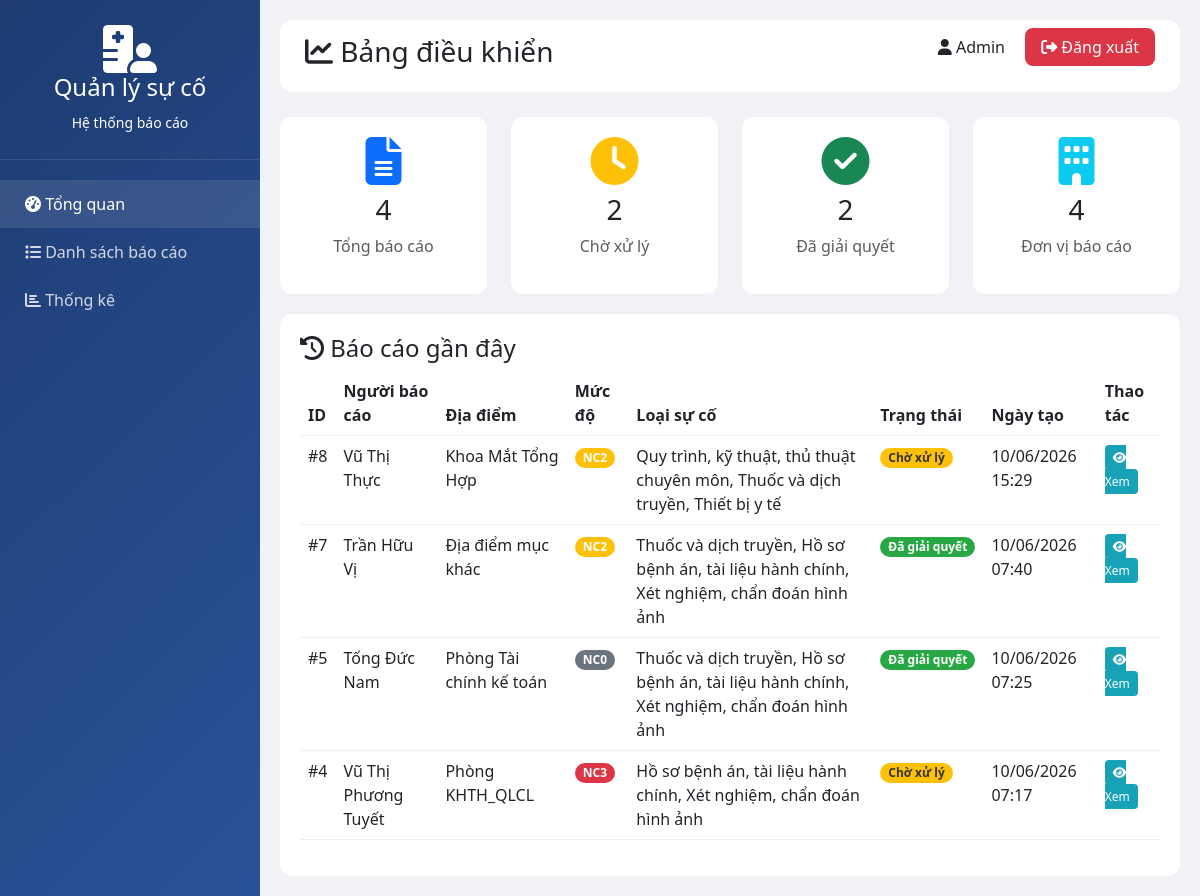
/admin/dashboard.php (signed in), run on an earlier commit of the app's database.
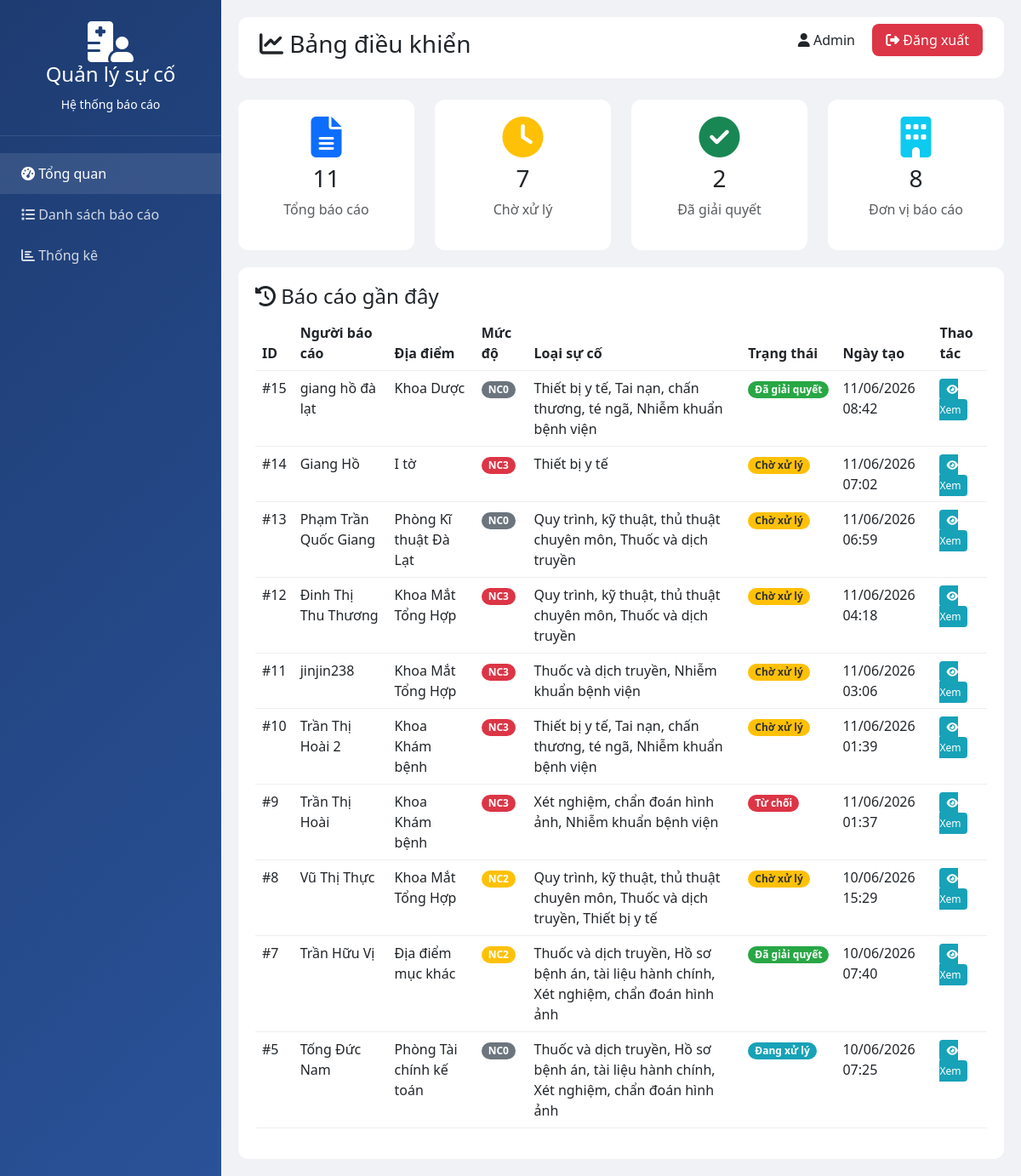
And on a later commit of the database.
### tables this page shows
CREATE TABLE `baocao` (
  `id` int(11) NOT NULL,
  `nguoibaocao` varchar(100) NOT NULL,
  `email` varchar(100) DEFAULT NULL,
  `hinhthuc` enum('tự nguyện','bắt buộc') DEFAULT 'tự nguyện',
  `diem_xay_ra_su_co` text DEFAULT NULL,
  `diem_xay_ra_su_co_khac` varchar(255) DEFAULT NULL,
  `nhom_su_co` enum('Sự cố y khoa','Sự cố ngoài y khoa') NOT NULL,
  `thoigian` date NOT NULL,
  `doi_tuong` text DEFAULT NULL,
  `doi_tuong_khac` varchar(100) DEFAULT NULL,
  `thong_tin_nguoi_benh` text DEFAULT NULL,
  `mo_ta_su_co` text NOT NULL,
  `tinh_chat_su_co` enum('Suýt xảy ra','Đã xảy ra') NOT NULL,
  `muc_do_su_co` enum('NC0','NC1','NC2','NC3') NOT NULL,
  `phan_loai_su_co` text DEFAULT NULL,
  `phan_loai_su_co_json` longtext DEFAULT NULL CHECK (json_valid(`phan_loai_su_co_json`)),
  `thong_bao_cap_tren` enum('yes','no') DEFAULT 'no',
  `xu_ly_ban_dau` text NOT NULL,
  `giai_phap` text NOT NULL,
  `ghi_nhan_ho_so` enum('yes','no') DEFAULT 'no',
  `status` enum('pending','processing','resolved','rejected') DEFAULT 'pending',
  `admin_notes` text DEFAULT NULL,
  `processed_by` int(11) DEFAULT NULL,
  `processed_at` datetime DEFAULT NULL,
  `created_at` timestamp NOT NULL DEFAULT current_timestamp(),
  `updated_at` timestamp NOT NULL DEFAULT current_timestamp() ON UPDATE current_timestamp()
);

### admin/dashboard.php (the view, shortened to what the changed rows need)
<?php
require_once(__DIR__ . '/../config/database.php');
$stmt = $pdo->query("SELECT * FROM baocao ORDER BY created_at DESC");
$reports = $stmt->fetchAll();
$total = $pdo->query("SELECT COUNT(*) FROM baocao")->fetchColumn();
$pending = $pdo->query("SELECT COUNT(*) FROM baocao WHERE status = 'pending'")->fetchColumn();
?>
<!DOCTYPE html>
<html lang="vi">
<head>
    <link href="https://cdn.jsdelivr.net/npm/bootstrap@5.3.0/dist/css/bootstrap.min.css" rel="stylesheet">
    <link rel="stylesheet" href="https://cdnjs.cloudflare.com/ajax/libs/font-awesome/6.4.0/css/all.min.css">
</head>
<body>
    <div class="main-content">
        <div class="row">
            <div class="col-md-3">
                <div class="stat-card text-center">
                    <i class="fas fa-file-alt fa-3x text-primary"></i>
                    <h3 class="mt-2"><?php echo $total; ?></h3>
                    <p class="text-muted">Tổng báo cáo</p>
                </div>
            </div>
            <div class="col-md-3">
                <div class="stat-card text-center">
                    <i class="fas fa-clock fa-3x text-warning"></i>
                    <h3 class="mt-2"><?php echo $pending; ?></h3>
                    <p class="text-muted">Chờ xử lý</p>
                </div>
            </div>
            <div class="col-md-3">
                <div class="stat-card text-center">
                    <i class="fas fa-building fa-3x text-info"></i>
                    <h3 class="mt-2"><?php echo count(array_unique(array_column($reports, 'diem_xay_ra_su_co'))); ?></h3>
                    <p class="text-muted">Đơn vị báo cáo</p>
                </div>
            </div>
        </div>
        <div class="table-container">
            <table class="table">
                <thead>
                    <tr>
                        <th>ID</th>
                        <th>Người báo cáo</th>
                        <th>Địa điểm</th>
                        <th>Mức độ</th>
                        <th>Loại sự cố</th>
                        <th>Trạng thái</th>
                        <th>Ngày tạo</th>
                        <th>Thao tác</th>
                    </tr>
                </thead>
                <tbody>
                    <?php foreach(array_slice($reports, 0, 10) as $report): ?>
                    <tr>
                        <td>#<?php echo $report['id']; ?></td>
                        <td><?php echo htmlspecialchars($report['nguoibaocao']); ?></td>
                        <td><?php echo htmlspecialchars($report['diem_xay_ra_su_co']); ?></td>
                        <td>
                            <?php
                            $severity_color = match($report['muc_do_su_co']) {
                                'NC3' => 'danger',
                                'NC2' => 'warning',
                                'NC1' => 'info',
                                default => 'secondary'
                            };
                            ?>
                            <span class="badge bg-<?php echo $severity_color; ?>">
                                <?php echo $report['muc_do_su_co']; ?>
                            </span>
                        </td>
                        <td><?php echo htmlspecialchars($report['phan_loai_su_co']); ?></td>
                        <td>
                            <span class="badge badge-<?php echo $report['status']; ?>">
                                <?php
                                $status_map = ['pending'=>'Chờ xử lý', 'processing'=>'Đang xử lý', 'resolved'=>'Đã giải quyết','rejected' => 'Từ chối'];
                                echo $status_map[$report['status']] ?? $report['status'];
                                ?>
                            </span>
                        </td>
                        <td><?php echo date('d/m/Y H:i', strtotime($report['created_at'])); ?></td>
                        <td>
                            <a href="view_detail.php?id=<?php echo $report['id']; ?>" class="btn-sm btn-view">
                                <i class="fas fa-eye"></i> Xem
                            </a>
                        </td>
                    </tr>
                    <?php endforeach; ?>
                </tbody>
            </table>
        </div>
    </div>
</body>
</html>

What changed in the data, as far as the page shows it:
no longer on this page (row unchanged): baocao: id "4", nguoibaocao "Vũ Thị Phương Tuyết", diem_xay_ra_su_co "Phòng KHTH_QLCL", muc_do_su_co "NC3", phan_loai_su_co "Hồ sơ bệnh án, tài liệu hành chính, Xét nghiệm, chẩn đoán hình ảnh", status "Chờ xử lý", created_at "10/06/2026 07:17"
added baocao: id "15", nguoibaocao "giang hồ đà lạt", diem_xay_ra_su_co "Khoa Dược", muc_do_su_co "NC0", phan_loai_su_co "Thiết bị y tế, Tai nạn, chấn thương, té ngã, Nhiễm khuẩn bệnh viện", status "Đã giải quyết", created_at "11/06/2026 08:42"
added baocao: id "14", nguoibaocao "Giang Hồ", diem_xay_ra_su_co "I tờ", muc_do_su_co "NC3", phan_loai_su_co "Thiết bị y tế", status "Chờ xử lý", created_at "11/06/2026 07:02"
added baocao: id "13", nguoibaocao "Phạm Trần Quốc Giang", diem_xay_ra_su_co "Phòng Kĩ thuật Đà Lạt", muc_do_su_co "NC0", phan_loai_su_co "Quy trình, kỹ thuật, thủ thuật chuyên môn, Thuốc và dịch truyền", status "Chờ xử lý", created_at "11/06/2026 06:59"
added baocao: id "12", nguoibaocao "Đinh Thị Thu Thương", diem_xay_ra_su_co "Khoa Mắt Tổng Hợp", muc_do_su_co "NC3", phan_loai_su_co "Quy trình, kỹ thuật, thủ thuật chuyên môn, Thuốc và dịch truyền", status "Chờ xử lý", created_at "11/06/2026 04:18"
added baocao: id "11", nguoibaocao "jinjin238", diem_xay_ra_su_co "Khoa Mắt Tổng Hợp", muc_do_su_co "NC3", phan_loai_su_co "Thuốc và dịch truyền, Nhiễm khuẩn bệnh viện", status "Chờ xử lý", created_at "11/06/2026 03:06"
added baocao: id "10", nguoibaocao "Trần Thị Hoài 2", diem_xay_ra_su_co "Khoa Khám bệnh", muc_do_su_co "NC3", phan_loai_su_co "Thiết bị y tế, Tai nạn, chấn thương, té ngã, Nhiễm khuẩn bệnh viện", status "Chờ xử lý", created_at "11/06/2026 01:39"
added baocao: id "9", nguoibaocao "Trần Thị Hoài", diem_xay_ra_su_co "Khoa Khám bệnh", muc_do_su_co "NC3", phan_loai_su_co "Xét nghiệm, chẩn đoán hình ảnh, Nhiễm khuẩn bệnh viện", status "Từ chối", created_at "11/06/2026 01:37"
changed baocao "Tống Đức Nam": status "Đã giải quyết" → "Đang xử lý"
Also different on the page:
$total: "4" → "11"
$pending: "2" → "7"
count(array_unique(array_column($reports, 'diem_xay_ra_su_co'))): "4" → "8"
